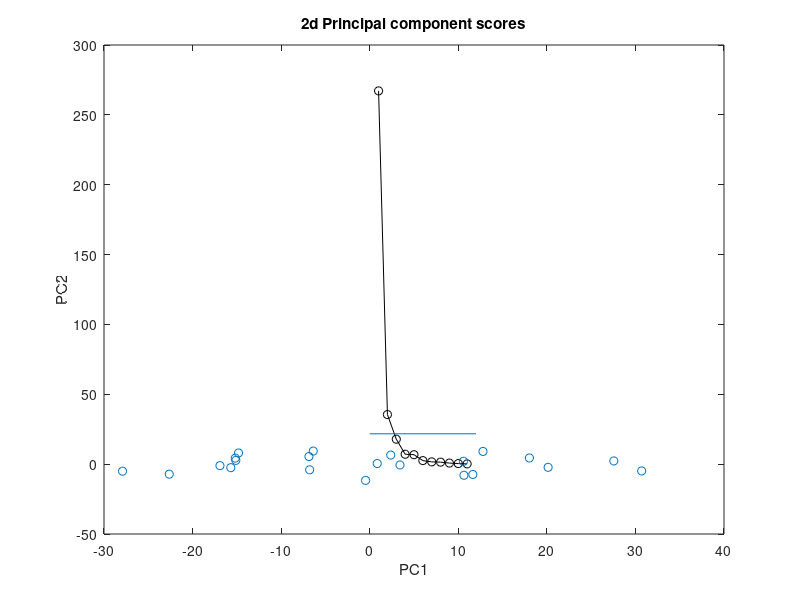
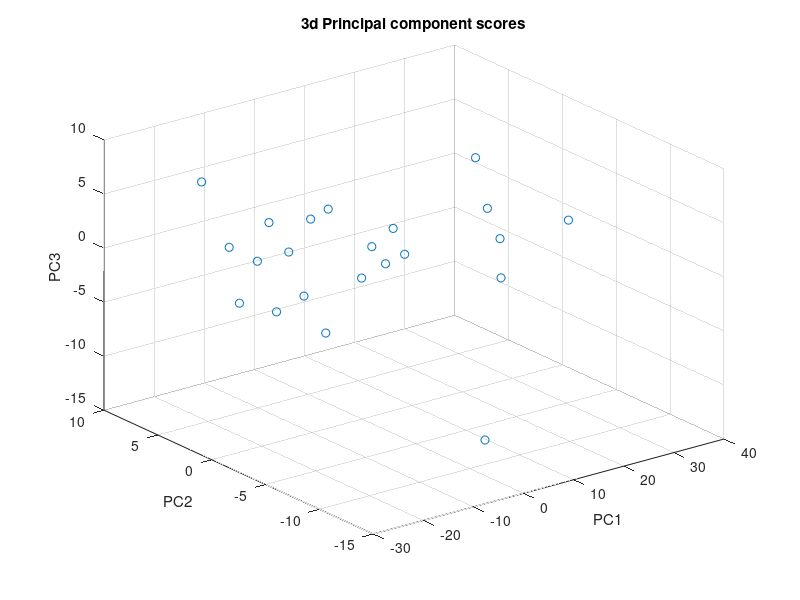

Source code (MATLAB) for these figures, in order:
% Vasia Zarkadoula
% Data Analysis 2020
% Chapter 6 Excerise 3
% Principal component analysis (pca)

clc;
clear;

data = importdata('physical.txt');

% a) estimate new dimension

dataCentered = data - mean(data);
[eigenvectors,score,eigenvalues] = pca(dataCentered);
m = mean(eigenvalues);
threshold = 0.7*m;
% scree plot
plot(1:length(eigenvalues),eigenvalues,'ko-');
hold on 
plot( xlim, [threshold threshold] )
title('Scree Plot')
xlabel('Index')
ylabel('eigenvalue')

dim = find(eigenvalues>threshold);
newDimension = max(dim);

%--------------------------------------------------------------------------

% b) plot 2d and 3d PCA components
 
score2d = dataCentered*eigenvectors(:,1:2);
figure(1)
scatter(score2d(:,1),score2d(:,2))
xlabel('PC1')
ylabel('PC2')
title('2d Principal component scores')

score3d = dataCentered*eigenvectors(:,1:3);
figure(2)
scatter3(score3d(:,1),score3d(:,2),score3d(:,3))
xlabel('PC1')
ylabel('PC2')
zlabel('PC3')
title('3d Principal component scores')
